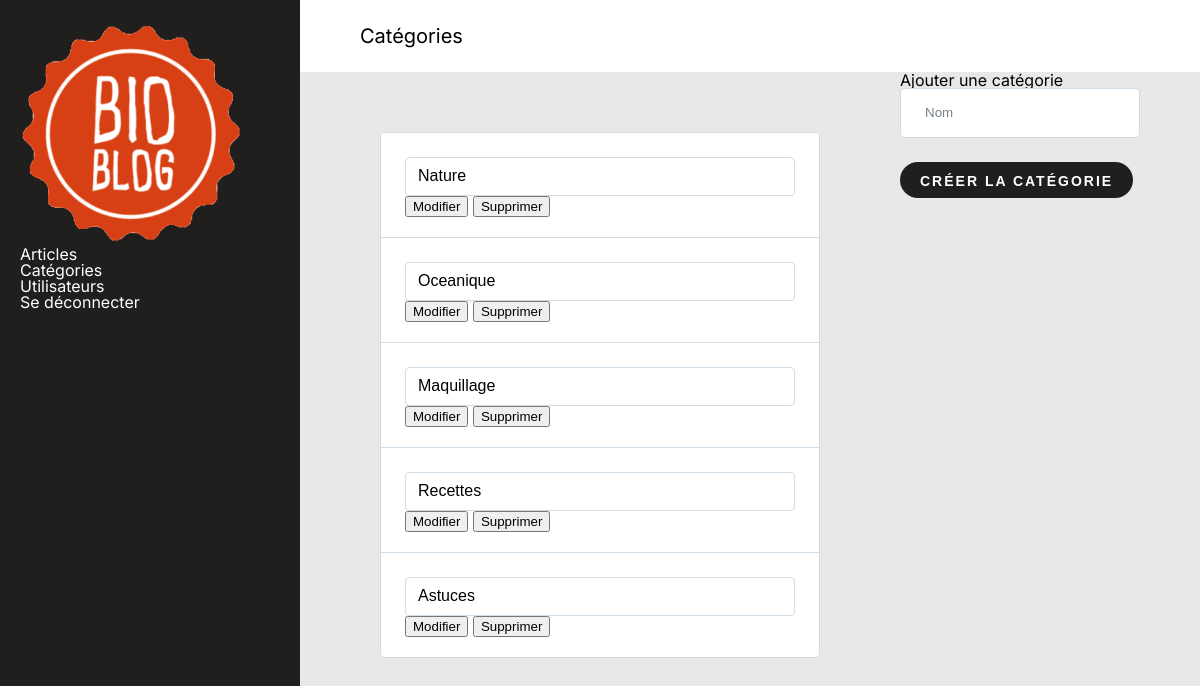
Screenshot of /admin/categories.php (signed in) with the database file from the repository.
### tables this page shows
CREATE TABLE `categories` (
  `id` int(11) NOT NULL AUTO_INCREMENT,
  `name` varchar(255) DEFAULT NULL,
  PRIMARY KEY (`id`)
);

### public/admin/categories.php (the view, shortened to what this page needs)
<?php
require_once '../../config/database.php';
$query = "SELECT c.id, c.name
FROM categories c";
$statement = $pdo->prepare( $query );
$statement->execute();
$categories = $statement->fetchAll();
?>
<!DOCTYPE html>
<html lang="fr">
<head>
	<link rel="stylesheet" href="../assets/css/app.css">
</head>
<body  class="admin categorie">
	<?php include_once 'includes/header.php'; ?>
	<main>
		<section>
			<header class="admin-header">
				<h1>Catégories</h1>
			</header>
			<div class="admin-content">
				<table class="categories-list">
					<tbody>
						<?php foreach ($categories as $categorie) : ?>
							<tr class="categorie-item categorie-id-<?php echo $categorie['id']; ?>">
								<td>
									<form action="data/category_update.php" method="POST">
										<input type="text" name="category_name" value="<?php echo $categorie['name']; ?>">
										<div>
											<button type="submit" data-click="update">Modifier</button>
											<button type="button" data-click="delete">Supprimer</button>
										</div>
									</form>
								</td>
							</tr>
						<?php endforeach; ?>
					</tbody>
				</table>
			</div>
			<aside class="admin-sidebar">
				<form action="data/category_add.php" method="POST">
					<label for="category_name">Ajouter une catégorie</label>
					<input id="category_name" type="text" name="category_name" placeholder="Nom">
					<button type="submit" class="button-primary button-small button">Créer la catégorie</button>
				</form>
			</aside>
		</section>
	</main>
</body>
</html>

### public/assets/css/app.css (style rules this page uses)
:root { --color-blue: #44A5FF; --color-red: #D32C2E; --color-green: #D9EDBF; --color-blue-light: #CFDCE8; --font-primary: "Inter", sans-serif; --font-secondary: "Roboto Serif", serif; }
html, body, div, span, applet, object, iframe, h1, h2, h3, h4, h5, h6, p, blockquote, pre, a, abbr, acronym, address, big, cite, code, del, dfn, em, img, ins, kbd, q, s, samp, small, strike, strong, sub, sup, tt, var, b, u, i, center, dl, dt, dd, ol, ul, li, fieldset, form, label, legend, table, caption, tbody, tfoot, thead, tr, th, td, article, aside, canvas, details, embed, figure, figcaption, footer, header, hgroup, menu, nav, output, ruby, section, summary, time, mark, audio, video { margin: 0; padding: 0; border: 0; font-size: 100%; font: inherit; vertical-align: baseline; }
article, aside, details, figcaption, figure, footer, header, hgroup, menu, nav, section { display: block; }
body { line-height: 1; }
table { border-collapse: collapse; border-spacing: 0; }
*, *::before, *::after { box-sizing: border-box; outline: none; }
html { font-family: -apple-system, BlinkMacSystemFont, "Segoe UI", "Roboto", "Oxygen", "Ubuntu", "Cantarell", "Fira Sans", "Droid Sans", "Helvetica Neue", sans-serif; font-size: 62.5%; -webkit-font-smoothing: antialiased; -moz-osx-font-smoothing: grayscale; }
body { font-family: var(--font-primary); font-optical-sizing: auto; font-variation-settings: "slnt" 0; font-weight: 400; font-size: 1.6rem; }
button, a { cursor: pointer; }
::placeholder { color: #78818A; }
input, textarea { padding: 1.6rem 2.4rem 1.7rem; width: 100%; max-width: 56rem; background-color: white; border: 1px solid var(--color-blue-light); border-radius: 0.4rem; }
.button { display: inline-block; text-decoration: none; }
.button-primary { padding: 2rem 6.4rem; font-size: 1.4rem; line-height: 1.4rem; font-weight: 600; letter-spacing: 0.2rem; text-transform: uppercase; color: white; background-color: #211E1E; border: none; border-radius: 5.2rem; }
.button-small { padding: 1.2rem 2rem 1rem; }
.admin { display: grid; gap: 0; grid-template-columns: 1fr; background-color: rgba(33, 30, 30, 0.1); }
@media screen and (min-width: 801px) { .admin { grid-template-columns: 30rem 1fr; } }
.admin.categorie main > section { display: grid; gap: 0; grid-template-columns: 1fr; grid-template-areas: "header" "sidebar" "content"; }
@media screen and (min-width: 801px) { .admin.categorie main > section { grid-template-columns: 2fr 1fr; grid-template-rows: auto 1fr; grid-template-areas: "header header" "content sidebar"; } }
.admin.categorie main > section .admin-header { grid-area: header; }
.admin.categorie main > section .admin-content { grid-area: content; }
.admin.categorie main > section .admin-content [type=text] { padding: 0.6rem 1.2rem 0.7rem; font-size: 1.6rem; line-height: 2.4rem; }
.admin.categorie main > section .admin-sidebar { grid-area: sidebar; }
.admin-header { padding: 2rem 6rem; font-size: 2rem; line-height: 3.2rem; background-color: white; }
.admin-sidebar { padding-right: 6rem; }
.admin-sidebar form .button { margin-top: 2.4rem; }
.admin-content { padding: 6rem 8rem; }
.admin-content table { overflow: hidden; display: block; width: 100%; border: 1px solid var(--color-blue-light); border-radius: 4px; }
.admin-content table tbody { display: block; width: 100%; }
.admin-content table tr { width: 100%; }
.admin-content tr { display: grid; grid-template-columns: 1fr repeat(3, 10rem); gap: 6rem; align-items: center; padding: 2.4rem 2.4rem 2rem; background-color: white; }
.admin-content tr:not(:first-child) { border-top: 1px solid var(--color-blue-light); }
.admin-content form > div { flex: 1 1 100%; }
.categories-list tr { grid-template-columns: 1fr; }
.categorie-item form { display: block; }

### rows the page displays
categories: category_name "Nature"
categories: category_name "Oceanique"
categories: category_name "Maquillage"
categories: category_name "Recettes"
categories: category_name "Astuces"
